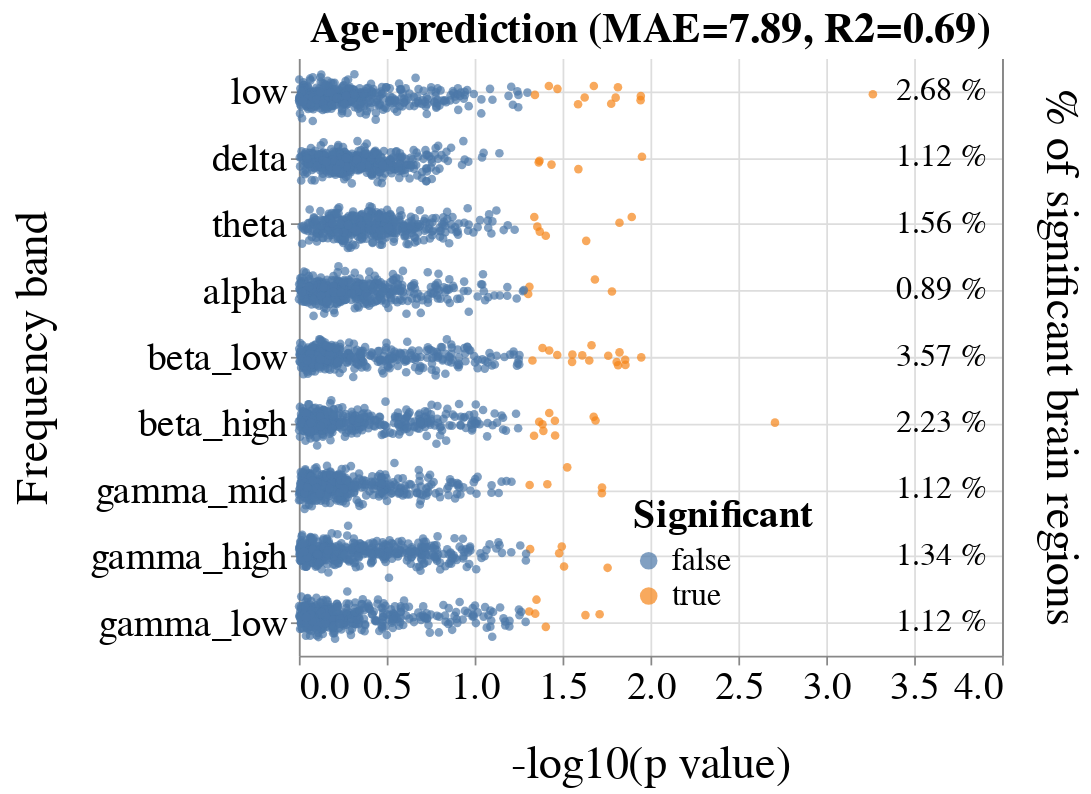

Notebook cell for this chart:
### Code cell
fig_camcan2 = alt.Chart(
    df
).mark_circle(size=24).encode(
    x = alt.X('p_value:Q', title='-log10(p value)', scale=alt.Scale(domain=[0, 4])),
    yOffset="jitter:Q",
    y = alt.Y('band:N', title="frequency band", sort=bands_names,
              axis=alt.Axis(labels=False, title=None, tickSize=0)),
    color = alt.Color('significant:N', title="Significant"),
).transform_calculate(
    # Generate Gaussian jitter with a Box-Muller transform
    jitter="0.2 * sqrt(-2*log(random()))*cos(2*PI*random())"
#     jitter='random()'
)
fig_camcan2b = alt.Chart(
    df_perc
).mark_text(size=18).encode(
    y=alt.Y('frequency:N', sort=bands, axis=alt.Axis(title='Frequency band')),
    x=alt.value(365),
    text=alt.Text('label:N')
).transform_calculate(label=f'format(datum.indice,".2f") + " %"')

text = alt.Chart({'values':[{'x': 0, 'y': 0}]}).mark_text(
    text='').encode(
    x='x:Q', y=alt.Y('y:Q', title='% of significant brain regions', axis=alt.Axis(labels=False, ticks=False))
)

my_font = 'Helvetica'
fig_fin = alt.layer(fig_camcan2b, fig_camcan2, text).resolve_scale(y='independent').configure_axis(
    grid=True, 
    titleFont=my_font,
    titleFontWeight='normal',
    labelFont=my_font,
    labelFontSize=22,
    titleFontSize=26,
    labelLimit=0,
    titlePadding=20,
).configure_header(
    titleFont=my_font,
    titleFontWeight='normal',
    labelFont=my_font,
    titleFontSize=26,
    labelFontSize=22,
).configure_view(
    strokeWidth=0
).configure_title(
    font=my_font,
    fontSize=24
).properties(
    title=title,
    height=340,
    width=400,
).configure_legend(
    legendX=190,
    legendY=250,
    orient='none',
    titleFontSize=22,
    labelFontSize=18,
    titleLimit=0
)
# fig_fin.save("fig_meg.svg")
# fig_fin.save("fig_meg.png", scale_factor=3)
fig_fin

### Figure 1 — Vega-Lite specification as saved in the notebook (floating-point values rounded to 4 significant figures; data arrays with more than 128 entries replaced by an {"elided": "..."} marker saying what was removed)
{"config": {"view": {"continuousWidth": 300, "continuousHeight": 300, "strokeWidth": 0}, "axis": {"grid": true, "labelFont": "Helvetica", "labelFontSize": 22, "labelLimit": 0, "titleFont": "Helvetica", "titleFontSize": 26, "titleFontWeight": "normal", "titlePadding": 20}, "header": {"labelFont": "Helvetica", "labelFontSize": 22, "titleFont": "Helvetica", "titleFontSize": 26, "titleFontWeight": "normal"}, "legend": {"labelFontSize": 18, "legendX": 190, "legendY": 250, "orient": "none", "titleFontSize": 22, "titleLimit": 0}, "title": {"font": "Helvetica", "fontSize": 24}}, "layer": [{"data": {"name": "data-c9a138fc13699f81e9641f0b50e8a5c9"}, "mark": {"type": "text", "size": 18}, "encoding": {"text": {"field": "label", "type": "nominal"}, "x": {"value": 365}, "y": {"axis": {"title": "Frequency band"}, "field": "frequency", "sort": ["low", "delta", "theta", "alpha", "beta_low", "beta_high", "gamma_lo", "gamma_mid", "gamma_high"], "type": "nominal"}}, "transform": [{"calculate": "format(datum.indice,\".2f\") + \" %\"", "as": "label"}]}, {"data": {"name": "data-45c2ee77f0d39ff8a4e74ed5a6c7dff2"}, "mark": {"type": "circle", "size": 24}, "encoding": {"color": {"field": "significant", "title": "Significant", "type": "nominal"}, "x": {"field": "p_value", "scale": {"domain": [0, 4]}, "title": "-log10(p value)", "type": "quantitative"}, "y": {"axis": {"labels": false, "tickSize": 0, "title": null}, "field": "band", "sort": ["low", "delta", "theta", "alpha", "beta_low", "beta_high", "gamma_low", "gamma_mid", "gamma_high"], "title": "frequency band", "type": "nominal"}, "yOffset": {"field": "jitter", "type": "quantitative"}}, "transform": [{"calculate": "0.2 * sqrt(-2*log(random()))*cos(2*PI*random())", "as": "jitter"}]}, {"data": {"name": "data-632f61fef1e2fccc41daf02461a934b2"}, "mark": {"type": "text", "text": ""}, "encoding": {"x": {"field": "x", "type": "quantitative"}, "y": {"axis": {"labels": false, "ticks": false}, "field": "y", "title": "% of significant brain regions", "type": "quantitative"}}}], "height": 340, "resolve": {"scale": {"y": "independent"}}, "title": "Age-prediction (MAE=7.89, R2=0.69)", "width": 400, "$schema": "https://vega.github.io/schema/vega-lite/v5.14.1.json", "datasets": {"data-c9a138fc13699f81e9641f0b50e8a5c9": [{"frequency": "low", "indice": 2.679}, {"frequency": "delta", "indice": 1.116}, {"frequency": "theta", "indice": 1.562}, {"frequency": "alpha", "indice": 0.8929}, {"frequency": "beta_low", "indice": 3.571}, {"frequency": "beta_high", "indice": 2.232}, {"frequency": "gamma_low", "indice": 1.116}, {"frequency": "gamma_mid", "indice": 1.116}, {"frequency": "gamma_high", "indice": 1.339}], "data-45c2ee77f0d39ff8a4e74ed5a6c7dff2": {"elided": "4032 records"}, "data-632f61fef1e2fccc41daf02461a934b2": [{"x": 0, "y": 0}]}}
